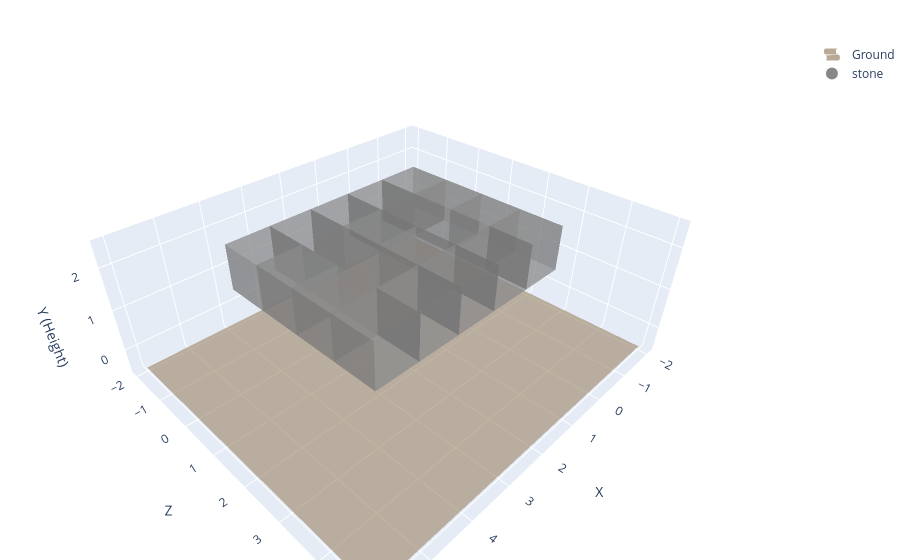

Here is the notebook cell this chart was saved with:
### Code cell
coords = [
    {"x":  0, "y": 2, "z": 0, "material": "stone"},
    {"x":  1, "y": 2, "z": 0, "material": "stone"},
    {"x":  2, "y": 2, "z": 0, "material": "stone"},
    {"x":  3, "y": 2, "z": 0, "material": "stone"},
    {"x":  4, "y": 2, "z": 0, "material": "stone"},
    {"x":  0, "y": 2, "z": 1, "material": "stone"},
    {"x":  2, "y": 2, "z": 1, "material": "stone"},
    {"x":  4, "y": 2, "z": 1, "material": "stone"},
    {"x":  0, "y": 2, "z": 2, "material": "stone"},
    {"x":  2, "y": 2, "z": 2, "material": "stone"},
    {"x":  4, "y": 2, "z": 2, "material": "stone"},
    {"x":  0, "y": 2, "z": 3, "material": "stone"},
    {"x":  1, "y": 2, "z": 3, "material": "stone"},
    {"x":  2, "y": 2, "z": 3, "material": "stone"},
    {"x":  3, "y": 2, "z": 3, "material": "stone"},
    {"x":  4, "y": 2, "z": 3, "material": "stone"},
]

assert True == has_rooms(coords, 1)
assert True == has_rooms(coords, 2)
assert False == has_rooms(coords, 3)
assert False == has_rooms(coords, 4)
assert False == has_rooms(coords, 5)

plotly_blocks.plot(coords)

### Figure 1 — Plotly figure (JSON) as saved in the notebook; plotly's stock layout.template omitted (floating-point values rounded to 4 significant figures; data arrays with more than 128 entries replaced by an {"elided": "..."} marker saying what was removed)
{"data": [{"colorscale": [[0, "#8B7355"], [1, "#8B7355"]], "name": "Ground", "opacity": 0.6, "showlegend": true, "showscale": false, "type": "surface", "x": [[-2, 6], [-2, 6]], "y": [[-2, -2], [5, 5]], "z": [[-0.5, -0.5], [-0.5, -0.5]]}, {"facecolor": {"elided": "192 str values"}, "flatshading": true, "i": {"elided": "192 int values"}, "j": {"elided": "192 int values"}, "k": {"elided": "192 int values"}, "opacity": 0.5, "type": "mesh3d", "x": [-0.5, 0.5, 0.5, -0.5, -0.5, 0.5, 0.5, -0.5, 0.5, 1.5, 1.5, 0.5, 0.5, 1.5, 1.5, 0.5, 1.5, 2.5, 2.5, 1.5, 1.5, 2.5, 2.5, 1.5, 2.5, 3.5, 3.5, 2.5, 2.5, 3.5, 3.5, 2.5, 3.5, 4.5, 4.5, 3.5, 3.5, 4.5, 4.5, 3.5, -0.5, 0.5, 0.5, -0.5, -0.5, 0.5, 0.5, -0.5, 1.5, 2.5, 2.5, 1.5, 1.5, 2.5, 2.5, 1.5, 3.5, 4.5, 4.5, 3.5, 3.5, 4.5, 4.5, 3.5, -0.5, 0.5, 0.5, -0.5, -0.5, 0.5, 0.5, -0.5, 1.5, 2.5, 2.5, 1.5, 1.5, 2.5, 2.5, 1.5, 3.5, 4.5, 4.5, 3.5, 3.5, 4.5, 4.5, 3.5, -0.5, 0.5, 0.5, -0.5, -0.5, 0.5, 0.5, -0.5, 0.5, 1.5, 1.5, 0.5, 0.5, 1.5, 1.5, 0.5, 1.5, 2.5, 2.5, 1.5, 1.5, 2.5, 2.5, 1.5, 2.5, 3.5, 3.5, 2.5, 2.5, 3.5, 3.5, 2.5, 3.5, 4.5, 4.5, 3.5, 3.5, 4.5, 4.5, 3.5], "y": [-0.5, -0.5, -0.5, -0.5, 0.5, 0.5, 0.5, 0.5, -0.5, -0.5, -0.5, -0.5, 0.5, 0.5, 0.5, 0.5, -0.5, -0.5, -0.5, -0.5, 0.5, 0.5, 0.5, 0.5, -0.5, -0.5, -0.5, -0.5, 0.5, 0.5, 0.5, 0.5, -0.5, -0.5, -0.5, -0.5, 0.5, 0.5, 0.5, 0.5, 0.5, 0.5, 0.5, 0.5, 1.5, 1.5, 1.5, 1.5, 0.5, 0.5, 0.5, 0.5, 1.5, 1.5, 1.5, 1.5, 0.5, 0.5, 0.5, 0.5, 1.5, 1.5, 1.5, 1.5, 1.5, 1.5, 1.5, 1.5, 2.5, 2.5, 2.5, 2.5, 1.5, 1.5, 1.5, 1.5, 2.5, 2.5, 2.5, 2.5, 1.5, 1.5, 1.5, 1.5, 2.5, 2.5, 2.5, 2.5, 2.5, 2.5, 2.5, 2.5, 3.5, 3.5, 3.5, 3.5, 2.5, 2.5, 2.5, 2.5, 3.5, 3.5, 3.5, 3.5, 2.5, 2.5, 2.5, 2.5, 3.5, 3.5, 3.5, 3.5, 2.5, 2.5, 2.5, 2.5, 3.5, 3.5, 3.5, 3.5, 2.5, 2.5, 2.5, 2.5, 3.5, 3.5, 3.5, 3.5], "z": [1.5, 1.5, 2.5, 2.5, 1.5, 1.5, 2.5, 2.5, 1.5, 1.5, 2.5, 2.5, 1.5, 1.5, 2.5, 2.5, 1.5, 1.5, 2.5, 2.5, 1.5, 1.5, 2.5, 2.5, 1.5, 1.5, 2.5, 2.5, 1.5, 1.5, 2.5, 2.5, 1.5, 1.5, 2.5, 2.5, 1.5, 1.5, 2.5, 2.5, 1.5, 1.5, 2.5, 2.5, 1.5, 1.5, 2.5, 2.5, 1.5, 1.5, 2.5, 2.5, 1.5, 1.5, 2.5, 2.5, 1.5, 1.5, 2.5, 2.5, 1.5, 1.5, 2.5, 2.5, 1.5, 1.5, 2.5, 2.5, 1.5, 1.5, 2.5, 2.5, 1.5, 1.5, 2.5, 2.5, 1.5, 1.5, 2.5, 2.5, 1.5, 1.5, 2.5, 2.5, 1.5, 1.5, 2.5, 2.5, 1.5, 1.5, 2.5, 2.5, 1.5, 1.5, 2.5, 2.5, 1.5, 1.5, 2.5, 2.5, 1.5, 1.5, 2.5, 2.5, 1.5, 1.5, 2.5, 2.5, 1.5, 1.5, 2.5, 2.5, 1.5, 1.5, 2.5, 2.5, 1.5, 1.5, 2.5, 2.5, 1.5, 1.5, 2.5, 2.5, 1.5, 1.5, 2.5, 2.5]}, {"marker": {"color": "#888888", "size": 8}, "mode": "markers", "name": "stone", "showlegend": true, "type": "scatter3d", "x": [null], "y": [null], "z": [null]}], "layout": {"legend": {"itemsizing": "constant"}, "margin": {"b": 0, "l": 0, "r": 0, "t": 40}, "scene": {"aspectmode": "data", "xaxis": {"dtick": 1, "tick0": -1, "tickformat": ",d", "tickmode": "linear", "title": {"text": "X"}}, "yaxis": {"dtick": 1, "tick0": -1, "tickformat": ",d", "tickmode": "linear", "title": {"text": "Z"}}, "zaxis": {"dtick": 1, "tick0": 1, "tickformat": ",d", "tickmode": "linear", "title": {"text": "Y (Height)"}}}, "title": {"text": ""}}}
